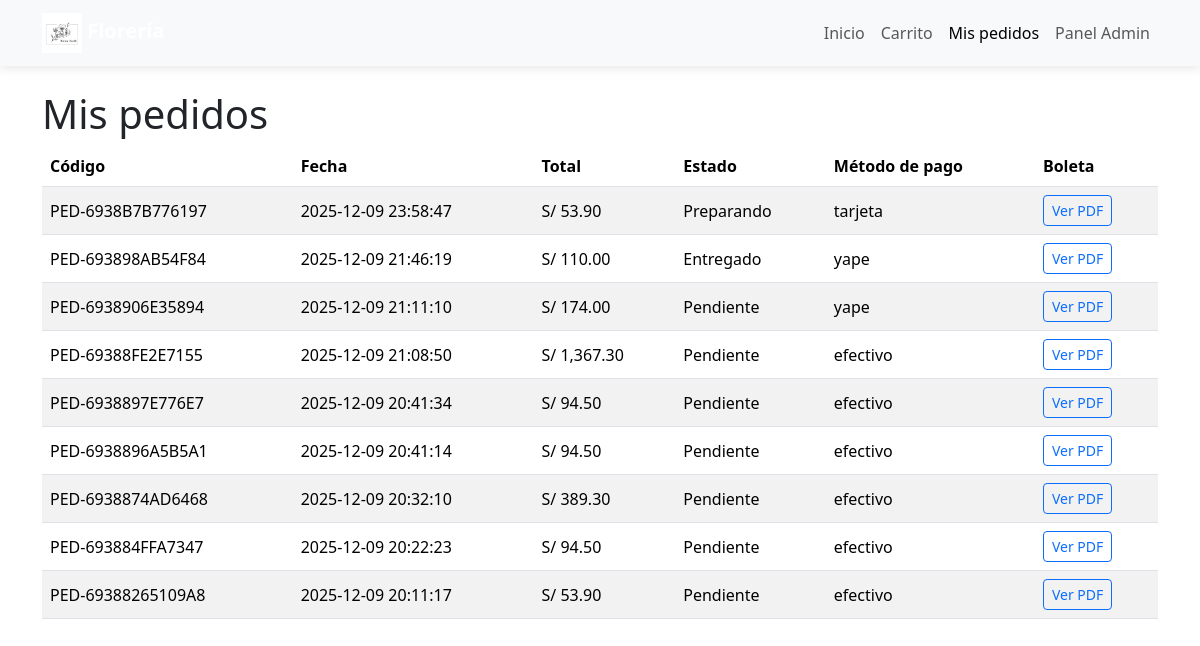
Page /pedidos.php (signed in) on the earlier database version.
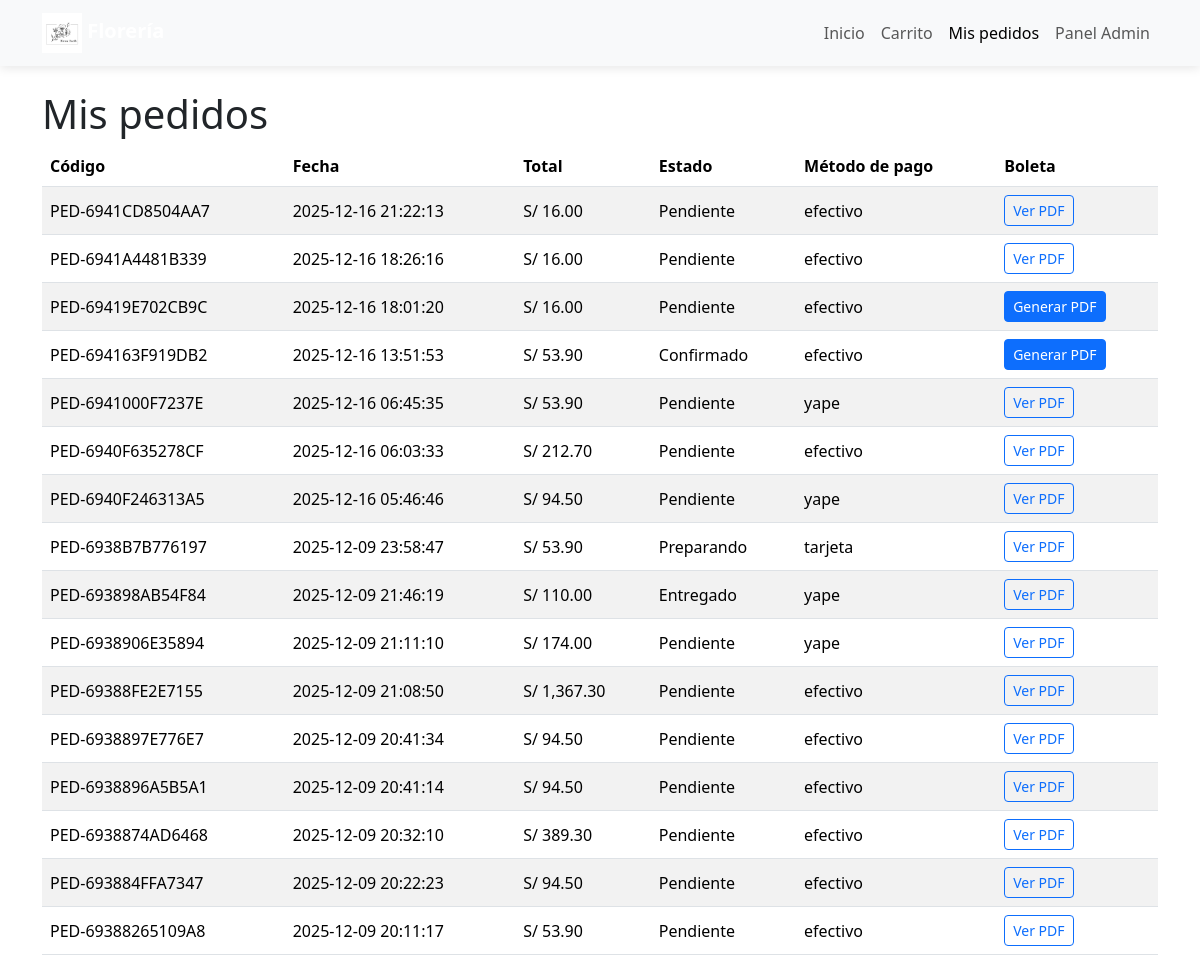
Same page on the later database version.
### tables this page shows
CREATE TABLE `boletas` (
  `id` int(11) NOT NULL,
  `pedido_id` int(11) DEFAULT NULL,
  `numero_boleta` varchar(50) DEFAULT NULL,
  `fecha_emision` timestamp NOT NULL DEFAULT current_timestamp(),
  `pdf_path` varchar(255) DEFAULT NULL
);

CREATE TABLE `pedidos` (
  `id` int(11) NOT NULL,
  `codigo_pedido` varchar(20) DEFAULT NULL,
  `usuario_id` int(11) DEFAULT NULL,
  `direccion_envio` text DEFAULT NULL,
  `fecha_pedido` timestamp NOT NULL DEFAULT current_timestamp(),
  `fecha_entrega` datetime DEFAULT NULL,
  `estado` enum('pendiente','confirmado','preparando','enviado','entregado','cancelado') DEFAULT 'pendiente',
  `subtotal` decimal(10,2) DEFAULT NULL,
  `envio` decimal(10,2) DEFAULT NULL,
  `total` decimal(10,2) DEFAULT NULL,
  `metodo_pago` varchar(50) DEFAULT NULL,
  `notas` text DEFAULT NULL
);

### public/pedidos.php (the view, shortened to what this page needs)
<?php
$usuario_id = $_SESSION['usuario_id'];
$db = new Database();
$connection = $db->getConnection();
$sql = "SELECT p.*, b.id AS boleta_id, b.numero_boleta
        FROM pedidos p
        LEFT JOIN boletas b ON b.pedido_id = p.id
        WHERE p.usuario_id = ?
        ORDER BY p.fecha_pedido DESC";
$stmt = $connection->prepare($sql);
$stmt->execute([$usuario_id]);
$pedidos = $stmt->fetchAll();
function traducir_estado($estado) {
    switch ($estado) {
        case 'pendiente':   return 'Pendiente';
        case 'confirmado':  return 'Confirmado';
        case 'preparando':  return 'Preparando';
        case 'entregado':   return 'Entregado';
    }
}
?>
<!DOCTYPE html>
<html lang="es">
<head>
    <link rel="stylesheet" href="../assets/css/style.css">
    <link rel="stylesheet" href="https://cdn.jsdelivr.net/npm/bootstrap@5.3.3/dist/css/bootstrap.min.css">
</head>
<body>
<nav class="navbar navbar-expand-lg navbar-light bg-light">
  <div class="container">
    <a class="navbar-brand" href="index.php">
      <img src="../assets/images/logos/logo.png" alt="Logo" width="40">
    </a>
    <div class="collapse navbar-collapse" id="navbarNav">
      <ul class="navbar-nav ms-auto">
        <li class="nav-item"><a class="nav-link" href="index.php">Inicio</a></li>
        <li class="nav-item"><a class="nav-link" href="carrito.php">Carrito</a></li>
        <li class="nav-item"><a class="nav-link active" href="pedidos.php">Mis pedidos</a></li>
        <?php if(($_SESSION['usuario_tipo'] ?? '') === 'admin'): ?>
          <li class="nav-item"><a class="nav-link" href="../admin/dashboard.php">Panel Admin</a></li>
        <?php endif; ?>
      </ul>
    </div>
  </div>
</nav>
<div class="container mt-4">
    <h1>Mis pedidos</h1>
    <?php if (empty($pedidos)): ?>
        <div class="alert alert-info">
            Aún no has realizado ningún pedido.
        </div>
        <a href="index.php" class="btn btn-primary">Ir a comprar</a>
    <?php else: ?>
        <div class="table-responsive">
            <table class="table table-striped align-middle">
                <thead>
                    <tr>
                        <th>Código</th>
                        <th>Fecha</th>
                        <th>Total</th>
                        <th>Estado</th>
                        <th>Método de pago</th>
                        <th>Boleta</th>
                    </tr>
                </thead>
                <tbody>
                <?php foreach ($pedidos as $p): ?>
                    <tr>
                        <td><?= htmlspecialchars($p['codigo_pedido']) ?></td>
                        <td><?= htmlspecialchars($p['fecha_pedido']) ?></td>
                        <td>S/ <?= number_format($p['total'], 2) ?></td>
                        <td><?= traducir_estado($p['estado']) ?></td>
                        <td><?= htmlspecialchars($p['metodo_pago']) ?></td>
                        <td>
                            <?php if (!empty($p['boleta_id'])): ?>
                                <a href="../includes/pdf/generar_pdf.php?id=<?= $p['id'] ?>"
                                class="btn btn-sm btn-outline-primary" target="_blank">
                                    Ver PDF
                                </a>
                            <?php else: ?>
                                <a href="../includes/pdf/generar_pdf.php?id=<?= $p['id'] ?>"
                                class="btn btn-sm btn-primary" target="_blank">
                                    Generar PDF
                                </a>
                            <?php endif; ?>
                        </td>
                    </tr>
                <?php endforeach; ?>
                </tbody>
            </table>
        </div>
    <?php endif; ?>
</div>
</body>
</html>

### assets/css/style.css (style rules this page uses)
* { margin: 0; padding: 0; box-sizing: border-box; }
body { font-family: 'Segoe UI', Tahoma, Geneva, Verdana, sans-serif; background-color: #f8f9fa; color: #333; line-height: 1.6; }
.container { max-width: 1200px; margin: 0 auto; padding: 0 15px; }
.navbar { background-color: #28a745 !important; box-shadow: 0 2px 10px rgba(0,0,0,0.1); }
.navbar-brand { font-weight: bold; font-size: 1.5rem; color: white !important; }
.table th { background-color: #f8f9fa; border-top: none; font-weight: 600; color: #495057; }

Differences in the rows shown:
added boletas: pedido.codigo_pedido "PED-6941CD8504AA7", pedido.fecha_pedido "2025-12-16 21:22:13", pedido.total "16.00", pedido.estado "Pendiente", pedido.metodo_pago "efectivo"
added boletas: pedido.codigo_pedido "PED-6941A4481B339", pedido.fecha_pedido "2025-12-16 18:26:16", pedido.total "16.00", pedido.estado "Pendiente", pedido.metodo_pago "efectivo"
added pedidos: codigo_pedido "PED-69419E702CB9C", fecha_pedido "2025-12-16 18:01:20", total "16.00", estado "Pendiente", metodo_pago "efectivo"
added pedidos: codigo_pedido "PED-694163F919DB2", fecha_pedido "2025-12-16 13:51:53", total "53.90", estado "Confirmado", metodo_pago "efectivo"
added boletas: pedido.codigo_pedido "PED-6941000F7237E", pedido.fecha_pedido "2025-12-16 06:45:35", pedido.total "53.90", pedido.estado "Pendiente", pedido.metodo_pago "yape"
added boletas: pedido.codigo_pedido "PED-6940F635278CF", pedido.fecha_pedido "2025-12-16 06:03:33", pedido.total "212.70", pedido.estado "Pendiente", pedido.metodo_pago "efectivo"
added boletas: pedido.codigo_pedido "PED-6940F246313A5", pedido.fecha_pedido "2025-12-16 05:46:46", pedido.total "94.50", pedido.estado "Pendiente", pedido.metodo_pago "yape"
